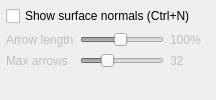
  <widget class="QDockWidget" name="dockWidgetNormalVis">
   <property name="minimumSize">
    <size>
     <width>150</width>
     <height>40</height>
    </size>
   </property>
   <property name="windowTitle">
    <string>Normal Visualization</string>
   </property>
   <attribute name="dockWidgetArea">
    <number>1</number>
   </attribute>
   <widget class="QWidget" name="dockWidgetNormalVisContents">
    <layout class="QGridLayout" name="gridLayoutNormalVis">
     <property name="leftMargin">
      <number>6</number>
     </property>
     <property name="topMargin">
      <number>6</number>
     </property>
     <property name="rightMargin">
      <number>6</number>
     </property>
     <property name="bottomMargin">
      <number>6</number>
     </property>
     <item row="0" column="0" colspan="4">
      <widget class="QCheckBox" name="chkShowSurfaceNormals">
       <property name="text">
        <string>Show surface normals (Ctrl+N)</string>
       </property>
       <property name="toolTip">
        <string>Display U/V/Normal direction arrows on the surface</string>
       </property>
      </widget>
     </item>
     <item row="1" column="0">
      <widget class="QLabel" name="labelNormalArrowLength">
       <property name="text">
        <string>Arrow length</string>
       </property>
       <property name="enabled">
        <bool>false</bool>
       </property>
      </widget>
     </item>
     <item row="1" column="1" colspan="2">
      <widget class="QSlider" name="sliderNormalArrowLength">
       <property name="enabled">
        <bool>false</bool>
       </property>
       <property name="minimum">
        <number>10</number>
       </property>
       <property name="maximum">
        <number>200</number>
       </property>
       <property name="value">
        <number>100</number>
       </property>
       <property name="orientation">
        <enum>Qt::Horizontal</enum>
       </property>
       <property name="toolTip">
        <string>Scale the length of normal visualization arrows (100 = default)</string>
       </property>
      </widget>
     </item>
     <item row="1" column="3">
      <widget class="QLabel" name="labelNormalArrowLengthValue">
       <property name="text">
        <string>100%</string>
       </property>
       <property name="enabled">
        <bool>false</bool>
       </property>
       <property name="minimumSize">
        <size>
         <width>40</width>
         <height>0</height>
        </size>
       </property>
      </widget>
     </item>
     <item row="2" column="0">
      <widget class="QLabel" name="labelNormalMaxArrows">
       <property name="text">
        <string>Max arrows</string>
       </property>
       <property name="enabled">
        <bool>false</bool>
       </property>
      </widget>
     </item>
     <item row="2" column="1" colspan="2">
      <widget class="QSlider" name="sliderNormalMaxArrows">
       <property name="enabled">
        <bool>false</bool>
       </property>
       <property name="minimum">
        <number>4</number>
       </property>
       <property name="maximum">
        <number>100</number>
       </property>
       <property name="value">
        <number>32</number>
       </property>
       <property name="orientation">
        <enum>Qt::Horizontal</enum>
       </property>
       <property name="toolTip">
        <string>Maximum number of arrows per axis (controls density)</string>
       </property>
      </widget>
     </item>
     <item row="2" column="3">
      <widget class="QLabel" name="labelNormalMaxArrowsValue">
       <property name="text">
        <string>32</string>
       </property>
       <property name="enabled">
        <bool>false</bool>
       </property>
       <property name="minimumSize">
        <size>
         <width>40</width>
         <height>0</height>
        </size>
       </property>
      </widget>
     </item>
     <item row="3" column="0" colspan="4">
      <spacer name="verticalSpacerNormalVis">
       <property name="orientation">
        <enum>Qt::Vertical</enum>
       </property>
       <property name="sizeHint" stdset="0">
        <size>
         <width>20</width>
         <height>10</height>
        </size>
       </property>
      </spacer>
     </item>
    </layout>
   </widget>
  </widget>
